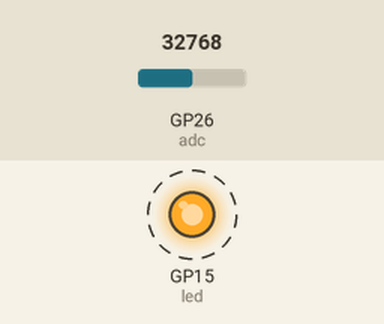
Simulated run of this program. Board: Raspberry Pi Pico running MicroPython. Shown: output pins drawn as LEDs (lit = HIGH). Dashed ring = blinking. Inputs (shaded band) come from the test bench; at power-on: GP26 (adc) = 32768 (analog values on the 0–65535 scale). What the program prints to the serial console is not drawn.

Above: at 0.05 s.
Timing chart, 0 to 3.0 s (numbered marks = the images above):
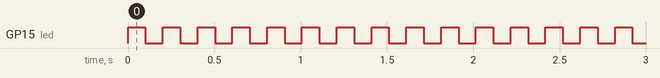

Measured:
- by itself, GP15 (led): alternates HIGH for 0.10 s and LOW for 0.10 s

The program:

sample.py
```python
from machine import Pin, ADC
from utime import sleep

# センサーが接続されているADCピン
adc = ADC(Pin(26))

# GP25ピンを出力に設定
led = Pin(15, Pin.OUT)


def read_sensor():
    # センサーの値を読み取る
    value = adc.read_u16()  # 0から65535の範囲の値
    # voltage = value * 3.3 / 65535  # 電圧に変換 (Picoは3.3V基準)
    voltage = value * 3.0 / 65535  # 電圧に変換 (Picoは3.3V基準)
    distance = 27.86 / (voltage - 0.42)  # 距離に変換（センサーの特性に基づく計算）
    return value, voltage, distance


while True:
    value, voltage, distance = read_sensor()
    led.toggle()
    print("Raw Value:", value, "Voltage:", voltage, "Distance (cm):", distance)
    sleep(0.1)
```
